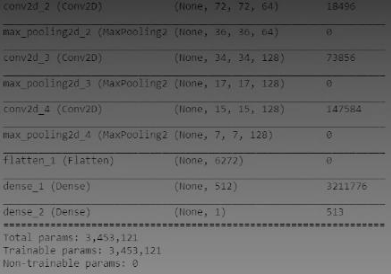
#> input picture src/assignment1/img.png, 391 x 274 px, given in place of img_1.png, which was not available
$ python assignment1.py
#> lines starting #> are read from the running program, lines starting #| are printed output that depends on the picture; after the words box and inside, x2 and y2 are one past the last pixel; in counts of white or black regions, pixels touching at a corner belong together; pictures that were not available may be replaced by others from this repository, and a replacement may not be noted
import cv2 as cv
import matplotlib.pyplot as plt
import numpy as np


def main():
    task1()
    # task2()


def task1():
    img = cv.imread("img_1.png", cv.IMREAD_GRAYSCALE)
#> img is the input picture: shape (274, 391); min 6, max 155, mean 101.4

    img_equalized = cv.equalizeHist(img)
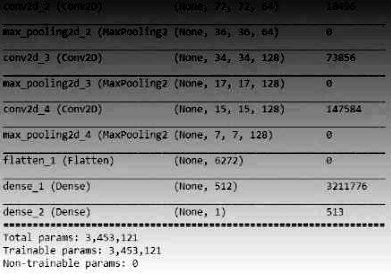
#> img_equalized: shape (274, 391); min 0, max 255, mean 129.2
    cv.imwrite("img_equalized.png", img_equalized)

    img_threshed = apply_thresholding(img_equalized)
    cv.imwrite("img_threshed.png", img_threshed)

    # Step 4: Skeletonization
    # Create empty skeleton
    skel = np.zeros(img_threshed.shape, np.uint8)
    # Cross Shaped Kernel
    element = cv.getStructuringElement(cv.MORPH_CROSS, (3, 3))

    while True:
        # Open image
        open = cv.morphologyEx(img_threshed, cv.MORPH_OPEN, element)
        # Subtract open from the original image
        temp = cv.subtract(img_threshed, open)
        # Erode original image and refine the skeleton
        eroded = cv.erode(img_threshed, element)
        skel = cv.bitwise_or(skel, temp)
        img_threshed = eroded.copy()

        # If there are no white pixels left, i.e. the image has been completely eroded, exit the loop
        if cv.countNonZero(img_threshed) == 0:
            break

    cv.imwrite("img_skelly.png", skel)


def task2():
    img = cv.imread("img_2.png", cv.IMREAD_GRAYSCALE)
    sigma = 25

    rows, cols = img.shape
    f = np.fft.fft2(img.astype(np.float32))
    fshift = np.fft.fftshift(f)
    magnitude_spectrum = 20 * np.log(np.abs(fshift))

    crow, ccol = rows // 2, cols // 2
    y = np.arange(rows) - crow
    x = np.arange(cols) - ccol
    X, Y = np.meshgrid(x, y)
    D2 = X ** 2 + Y ** 2

    H = np.exp(-D2 / (2 * (sigma ** 2)))

    fshift_filtered = fshift * H
    f_ishift = np.fft.ifftshift(fshift_filtered)
    img_back = np.fft.ifft2(f_ishift)
    img_back = np.abs(img_back)

    img_back = np.clip(img_back, 0, 255)
    img_back = img_back.astype(np.uint8)

    plt.subplot(121), plt.imshow(img_back, cmap='gray')
    plt.title('Output Image'), plt.xticks([]), plt.yticks([])
    plt.subplot(122), plt.imshow(magnitude_spectrum, cmap='gray')
    plt.title('Magnitude Spectrum'), plt.xticks([]), plt.yticks([])
    plt.show()


# Returns binary inverted image
def apply_thresholding(img):
    thresh_val = 100
    max_val = 255
    _, img_bin = cv.threshold(img, thresh_val, max_val, cv.THRESH_BINARY)
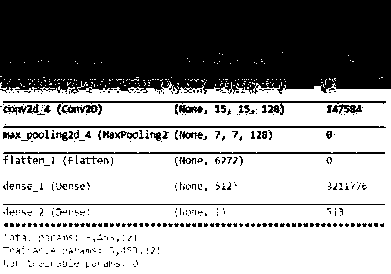
#> img_bin: shape (274, 391); 61.2% white; 436 black regions (397 under 20 px), largest, box (x1, y1, x2, y2) and area: (0, 0, 391, 94) 34473, (3, 101, 386, 115) 802, (3, 126, 386, 128) 762
    _, img_bin_inv = cv.threshold(img, thresh_val, max_val, cv.THRESH_BINARY_INV)
    _, img_bin_trunc = cv.threshold(img, thresh_val, max_val, cv.THRESH_TRUNC)
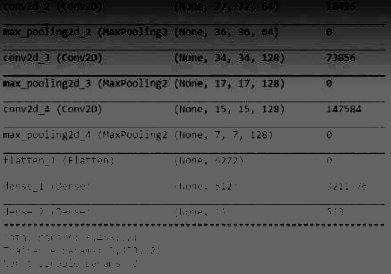
#> img_bin_trunc: shape (274, 391); min 0, max 100, mean 81
    _, img_bin_tozero = cv.threshold(img, thresh_val, max_val, cv.THRESH_TOZERO)
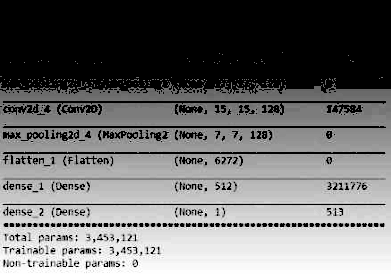
#> img_bin_tozero: shape (274, 391); min 0, max 255, mean 109.5
    _, img_bin_tozero_inv = cv.threshold(img, thresh_val, max_val, cv.THRESH_TOZERO_INV)
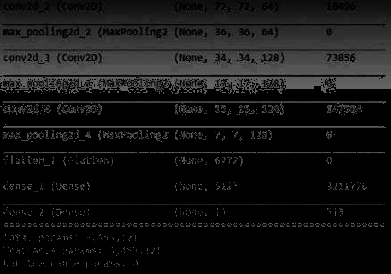
#> img_bin_tozero_inv: shape (274, 391); min 0, max 99, mean 19.7

    titles = ['Original Image', 'BINARY', 'BINARY_INV', 'TRUNC', 'TOZERO', 'TOZERO_INV']

    images = [img, img_bin, img_bin_inv, img_bin_trunc, img_bin_tozero, img_bin_tozero_inv]

    for i in range(6):
        plt.subplot(2, 3, i + 1)
        plt.imshow(images[i], 'gray', vmin=0, vmax=255)
        plt.title(titles[i])
        plt.xticks([])
        plt.yticks([])

    plt.show()

    return img_bin_inv


if __name__ == '__main__':
    main()
#> the loop in task1, `while True:` made 85 passes
#> pass 1, in task1, `eroded = cv.erode(img_threshed, element)`:
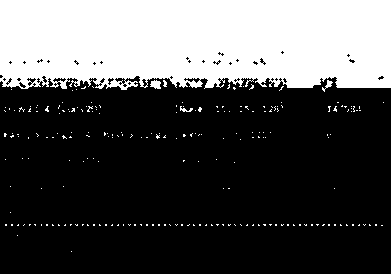
#> eroded: shape (274, 391); 31.2% white; 217 white regions (212 under 20 px), largest, box (x1, y1, x2, y2) and area: (0, 0, 391, 90) 32617, (150, 80, 161, 89) 72, (322, 80, 333, 92) 46, (180, 106, 193, 112) 35, (163, 80, 167, 87) 20
#> after the loop in task1, `while True:`: img_threshed: shape (274, 391); every value is 0
#> after the loop in task1, `while True:`:
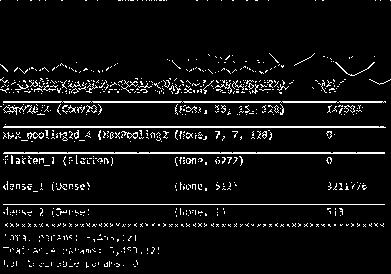
#> skel: shape (274, 391); 6.5% white in thin lines or dots
